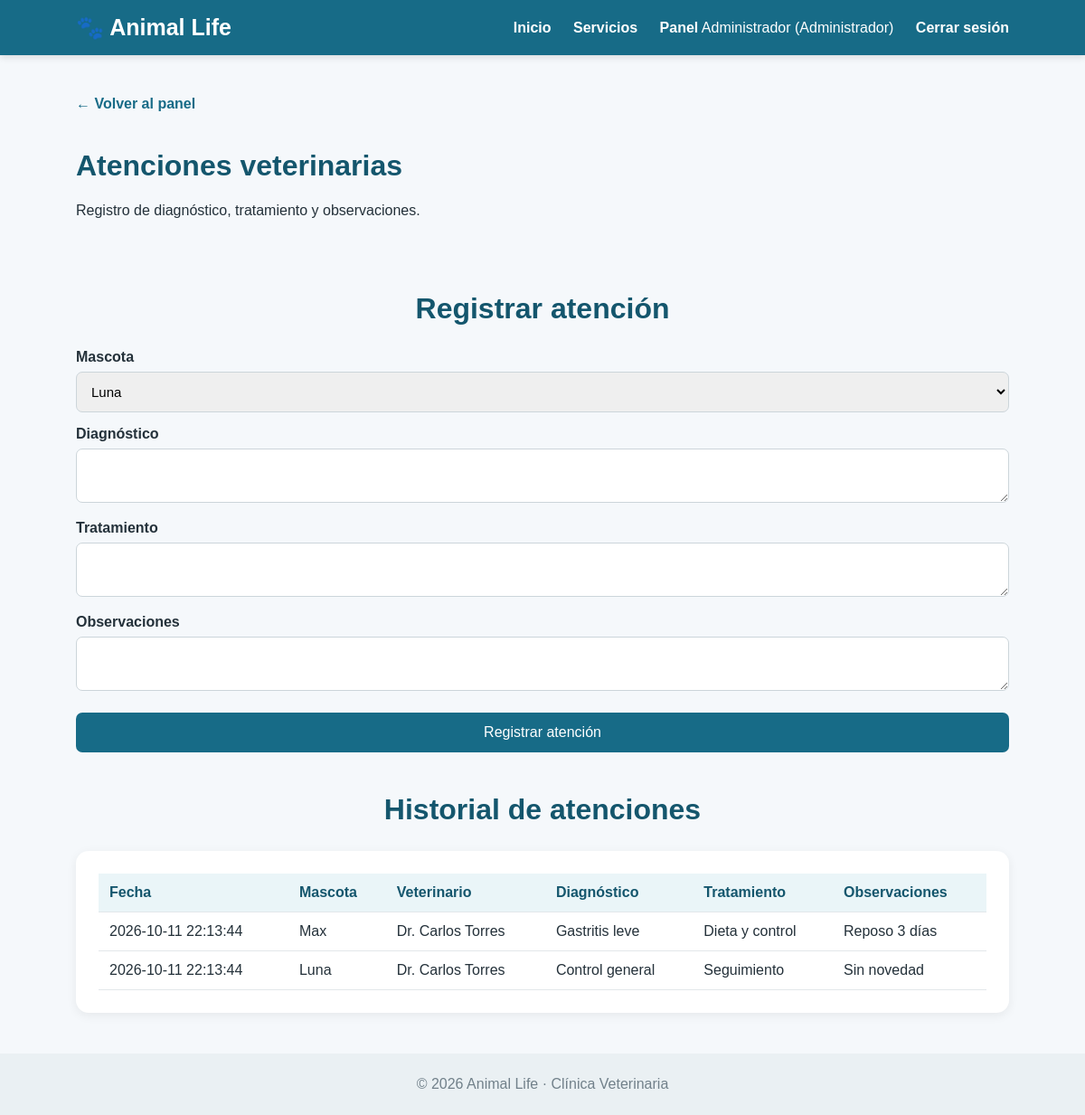
Screenshot of /atenciones.php (signed in) with the database file from the repository.
### tables this page shows
CREATE TABLE atenciones (
  id_atencion INT AUTO_INCREMENT PRIMARY KEY,
  id_mascota INT NOT NULL,
  id_usuario INT NOT NULL,
  diagnostico TEXT,
  tratamiento TEXT,
  observaciones TEXT,
  fecha DATETIME DEFAULT CURRENT_TIMESTAMP,
  FOREIGN KEY (id_mascota) REFERENCES mascotas(id_mascota) ON DELETE CASCADE,
  FOREIGN KEY (id_usuario) REFERENCES usuarios(id_usuario)
);

CREATE TABLE mascotas (
  id_mascota INT AUTO_INCREMENT PRIMARY KEY,
  nombre VARCHAR(80) NOT NULL,
  especie VARCHAR(50),
  raza VARCHAR(50),
  edad INT,
  id_propietario INT NOT NULL,
  FOREIGN KEY (id_propietario) REFERENCES propietarios(id_propietario) ON DELETE CASCADE
);

CREATE TABLE usuarios (
  id_usuario INT AUTO_INCREMENT PRIMARY KEY,
  nombre VARCHAR(100) NOT NULL,
  correo VARCHAR(100) UNIQUE NOT NULL,
  contrasena VARCHAR(255) NOT NULL,
  id_rol INT NOT NULL,
  estado TINYINT(1) DEFAULT 1,
  FOREIGN KEY (id_rol) REFERENCES roles(id_rol)
);

### includes/data.php (called while the page is built, shortened)
<?php
function q_all($pdo, $sql, $params = []) {
    $st = $pdo->prepare($sql); $st->execute($params); return $st->fetchAll();
}

### atenciones.php (the view, shortened to what this page needs)
<?php
require_once 'includes/data.php';
$rol = $_SESSION['rol'];
$mascotas = q_all($pdo, "SELECT id_mascota, nombre FROM mascotas ORDER BY nombre");
$lista = q_all($pdo, "SELECT a.*, m.nombre AS mascota, u.nombre AS veterinario
                     FROM atenciones a
                     JOIN mascotas m ON a.id_mascota=m.id_mascota
                     JOIN usuarios u ON a.id_usuario=u.id_usuario
                     ORDER BY a.fecha DESC");
require 'includes/header.php';
?>
<div class="page-title"><a class="back" href="dashboard.php">← Volver al panel</a><h1>Atenciones veterinarias</h1><p>Registro de diagnóstico, tratamiento y observaciones.</p></div>
<?php if (in_array($rol, ['Veterinario','Administrador'])): ?>
<section class="section">
  <h2>Registrar atención</h2>
  <form class="form" method="post" action="atenciones.php">
    <label>Mascota</label>
    <select name="id_mascota" required>
      <?php foreach ($mascotas as $m): ?>
        <option value="<?= $m['id_mascota'] ?>"><?= htmlspecialchars($m['nombre']) ?></option>
      <?php endforeach; ?>
    </select>
    <label>Diagnóstico</label><textarea name="diagnostico" rows="2" required></textarea>
    <label>Tratamiento</label><textarea name="tratamiento" rows="2" required></textarea>
    <label>Observaciones</label><textarea name="observaciones" rows="2"></textarea>
    <button type="submit">Registrar atención</button>
  </form>
</section>
<?php endif; ?>
<section class="section">
  <h2>Historial de atenciones</h2>
  <div class="table-box"><table>
    <tr><th>Fecha</th><th>Mascota</th><th>Veterinario</th><th>Diagnóstico</th><th>Tratamiento</th><th>Observaciones</th></tr>
    <?php foreach ($lista as $a): ?>
      <tr>
        <td><?= htmlspecialchars($a['fecha']) ?></td>
        <td><?= htmlspecialchars($a['mascota']) ?></td>
        <td><?= htmlspecialchars($a['veterinario']) ?></td>
        <td><?= htmlspecialchars($a['diagnostico']) ?></td>
        <td><?= htmlspecialchars($a['tratamiento']) ?></td>
        <td><?= htmlspecialchars($a['observaciones']) ?></td>
      </tr>
    <?php endforeach; ?>
  </table></div>
</section>
<?php require 'includes/footer.php'; ?>

### css/estilos.css (style rules this page uses)
* { box-sizing: border-box; }
body { margin: 0; font-family: Arial, Helvetica, sans-serif; background: #f5f8fb; color: #24313a; }
.section { width: 86%; max-width: 1100px; margin: 45px auto; }
.section h2 { text-align: center; color: #14566d; font-size: 32px; }
.form label { display: block; font-weight: bold; margin: 15px 0 7px; }
.form input, .form select, .form textarea { width: 100%; padding: 12px; border: 1px solid #ccd5da; border-radius: 7px; font-size: 15px; }
.form button { width: 100%; border: 0; background: #176b87; color: #fff; padding: 13px; border-radius: 7px; font-size: 16px; margin-top: 20px; cursor: pointer; }
.table-box { background: #fff; padding: 25px; border-radius: 14px; box-shadow: 0 3px 12px #0001; overflow: auto; }
table { width: 100%; border-collapse: collapse; }
th, td { padding: 12px; border-bottom: 1px solid #e2e7ea; text-align: left; }
th { background: #eaf5f8; color: #14566d; }
.back { margin-bottom: 20px; display: inline-block; color: #176b87; text-decoration: none; font-weight: bold; }
.page-title { padding: 45px 7% 20px; }
.page-title h1 { color: #14566d; }

### rows the page displays
atenciones: fecha "2026-10-11 22:13:44", id_mascota.nombre "Max", id_usuario.nombre "Dr. Carlos Torres", diagnostico "Gastritis leve", tratamiento "Dieta y control", observaciones "Reposo 3 días"
atenciones: fecha "2026-10-11 22:13:44", id_mascota.nombre "Luna", id_usuario.nombre "Dr. Carlos Torres", diagnostico "Control general", tratamiento "Seguimiento", observaciones "Sin novedad"

### other values shown
$_SESSION['nombre'] "Administrador"
$rol_actual "Administrador"
form field id_mascota "Luna"
